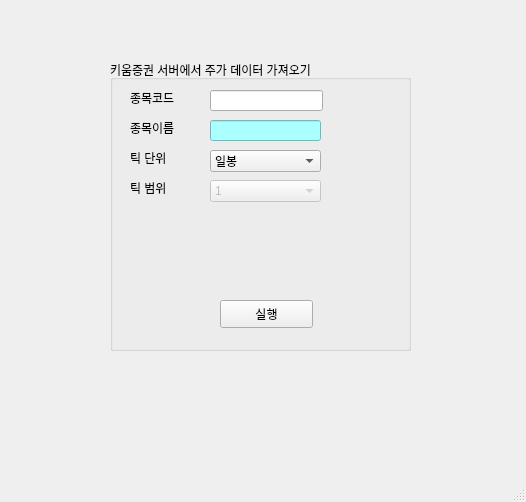
<?xml version="1.0" encoding="UTF-8"?>
<ui version="4.0">
 <class>MainWindow</class>
 <widget class="QMainWindow" name="MainWindow">
  <property name="geometry">
   <rect>
    <x>0</x>
    <y>0</y>
    <width>526</width>
    <height>502</height>
   </rect>
  </property>
  <property name="windowTitle">
   <string>Kiwoom_datareader v0.1</string>
  </property>
  <widget class="QWidget" name="centralwidget">
   <widget class="QGroupBox" name="groupBox">
    <property name="geometry">
     <rect>
      <x>110</x>
      <y>60</y>
      <width>301</width>
      <height>291</height>
     </rect>
    </property>
    <property name="title">
     <string>키움증권 서버에서 주가 데이터 가져오기</string>
    </property>
    <widget class="QPushButton" name="pushButton">
     <property name="geometry">
      <rect>
       <x>110</x>
       <y>240</y>
       <width>93</width>
       <height>28</height>
      </rect>
     </property>
     <property name="text">
      <string>실행</string>
     </property>
    </widget>
    <widget class="QLabel" name="label">
     <property name="geometry">
      <rect>
       <x>20</x>
       <y>30</y>
       <width>64</width>
       <height>15</height>
      </rect>
     </property>
     <property name="text">
      <string>종목코드</string>
     </property>
    </widget>
    <widget class="QLabel" name="label_2">
     <property name="geometry">
      <rect>
       <x>20</x>
       <y>90</y>
       <width>64</width>
       <height>15</height>
      </rect>
     </property>
     <property name="text">
      <string>틱 단위</string>
     </property>
    </widget>
    <widget class="QLabel" name="label_3">
     <property name="geometry">
      <rect>
       <x>20</x>
       <y>120</y>
       <width>64</width>
       <height>15</height>
      </rect>
     </property>
     <property name="text">
      <string>틱 범위</string>
     </property>
    </widget>
    <widget class="QLineEdit" name="lineEdit">
     <property name="geometry">
      <rect>
       <x>100</x>
       <y>30</y>
       <width>113</width>
       <height>21</height>
      </rect>
     </property>
    </widget>
    <widget class="QComboBox" name="comboBox">
     <property name="geometry">
      <rect>
       <x>100</x>
       <y>90</y>
       <width>111</width>
       <height>22</height>
      </rect>
     </property>
     <item>
      <property name="text">
       <string>일봉</string>
      </property>
     </item>
     <item>
      <property name="text">
       <string>분봉</string>
      </property>
     </item>
    </widget>
    <widget class="QComboBox" name="comboBox_2">
     <property name="enabled">
      <bool>false</bool>
     </property>
     <property name="geometry">
      <rect>
       <x>100</x>
       <y>120</y>
       <width>111</width>
       <height>22</height>
      </rect>
     </property>
     <item>
      <property name="text">
       <string>1</string>
      </property>
     </item>
     <item>
      <property name="text">
       <string>3</string>
      </property>
     </item>
     <item>
      <property name="text">
       <string>5</string>
      </property>
     </item>
     <item>
      <property name="text">
       <string>10</string>
      </property>
     </item>
     <item>
      <property name="text">
       <string>15</string>
      </property>
     </item>
     <item>
      <property name="text">
       <string>30</string>
      </property>
     </item>
     <item>
      <property name="text">
       <string>45</string>
      </property>
     </item>
     <item>
      <property name="text">
       <string>60</string>
      </property>
     </item>
    </widget>
    <widget class="QLineEdit" name="lineEdit_2">
     <property name="geometry">
      <rect>
       <x>100</x>
       <y>60</y>
       <width>111</width>
       <height>21</height>
      </rect>
     </property>
     <property name="styleSheet">
      <string notr="true">background-color: rgb(170, 255, 255);</string>
     </property>
     <property name="readOnly">
      <bool>true</bool>
     </property>
    </widget>
    <widget class="QLabel" name="label_10">
     <property name="geometry">
      <rect>
       <x>20</x>
       <y>60</y>
       <width>64</width>
       <height>15</height>
      </rect>
     </property>
     <property name="text">
      <string>종목이름</string>
     </property>
    </widget>
   </widget>
  </widget>
  <widget class="QMenuBar" name="menubar">
   <property name="geometry">
    <rect>
     <x>0</x>
     <y>0</y>
     <width>526</width>
     <height>26</height>
    </rect>
   </property>
  </widget>
  <widget class="QStatusBar" name="statusbar"/>
 </widget>
 <resources/>
 <connections/>
</ui>
